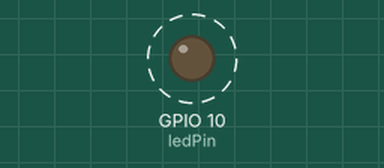
Simulated run of this program. Board: ESP32. Shown: output pins drawn as LEDs (lit = HIGH). Dashed ring = blinking. What the program prints to the serial monitor is not drawn.

Above: at 0.04 s.
Timing chart, 0 to 3.0 s (numbered marks = the images above):
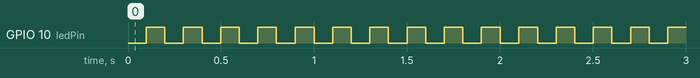

The program:

main.cpp
```cpp
/*
* Minimal operating system to schedule cyclic tasks and a background task
* for Arduino projects
* The 1000 ms TASK prints a heartbeat message to the serial output

*
*/
#include <Arduino.h>
#include <stdint.h>
#include <stdio.h>
#include "./alive/alive.h"

/*
  Init system timer variable for task scheduler
*/
uint64_t gSystemTimer1msLastSnapshot = millis();


void setup() {
  Serial.begin(115200);
  while(!Serial)
  {
  //wait
  }

  Serial.println("Starting ESP32...");


  ALIVE_init();

}

void TASK_10ms_idx0(void)
{

}

void TASK_100ms_idx1(void)
{
  static uint8_t cnt_cycle = 0;

  printf("TASK_100ms: Count %d\n",cnt_cycle);
  cnt_cycle++;

  ALIVE_10msTask();

}

typedef struct
{
  uint32_t start_micros;
  uint32_t end_micros;
  uint32_t task_time_current_micros;
  uint32_t task_time_max_micros;
  uint32_t task_time_avg_micros;
}TASK_profile_data_t;

void TASK_profile_start_hook(TASK_profile_data_t * pProfileData)
{
  pProfileData->start_micros = micros();
}

void TASK_profile_end_hook(TASK_profile_data_t * pProfileData)
{
  pProfileData->end_micros = micros();
  pProfileData->task_time_current_micros = pProfileData->end_micros - pProfileData->start_micros;
  if (pProfileData->task_time_max_micros < pProfileData->task_time_current_micros)
  {
    pProfileData->task_time_max_micros = pProfileData->task_time_current_micros;
  }

  pProfileData->task_time_avg_micros = (pProfileData->task_time_avg_micros + pProfileData->task_time_current_micros) / 2;
}


void TASK_1000ms_idx2(void)
{
  static uint8_t cnt_cycle = 0;

  printf("TASK_1000ms: Count %d\n",cnt_cycle);
  cnt_cycle++;
}


void TASK_Background_idx3(void)
{

}


void loop() {
  static uint16_t cnt1ms = 0;

  static TASK_profile_data_t task_profile_data;

  TASK_profile_start_hook(&task_profile_data);

  while (! (millis() - gSystemTimer1msLastSnapshot))
  {
    //Wait until 1 ms over (could be used for background tasks)
    TASK_Background_idx3();
  }
  cnt1ms++;
  gSystemTimer1msLastSnapshot = millis();

  if (!((cnt1ms + 1) % 100) )
  {
    TASK_10ms_idx0();
  }

  if (!((cnt1ms + 2) % 100) )
  {
    TASK_100ms_idx1();
  }

  if (!((cnt1ms + 7) % 1000) )
  {
    TASK_1000ms_idx2();

    printf("All task max time took %lu microseconds\n", task_profile_data.task_time_max_micros);
    printf("All task avg time took %lu microseconds\n", task_profile_data.task_time_avg_micros);
  }

  TASK_profile_end_hook(&task_profile_data);

}
```

alive.cpp
```cpp
#include <Arduino.h>
#include <stdint.h>
#include <stdio.h>

const int ledPin = 10; // GPIO10 (D10)

//#define PRINTF_DEBUG_OUTPUT_ENABLED

void ALIVE_init(void)
{
  pinMode(ledPin, OUTPUT);
}

void ALIVE_10msTask(void)
{
  static uint8_t cnt_cycle = 0;
  cnt_cycle++;
  if (cnt_cycle & 1)
  {
    digitalWrite(ledPin, HIGH);
#ifdef PRINTF_DEBUG_OUTPUT_ENABLED
    printf("LED HIGH \n");
#endif
  }
  else
  {
    digitalWrite(ledPin, LOW);
#ifdef PRINTF_DEBUG_OUTPUT_ENABLED
    printf("LED LOW \n");
#endif
  }
}
```

alive.h
```cpp
#ifndef ALIVE_H
#define ALIVE_H

void ALIVE_init(void);
void ALIVE_10msTask(void);

#endif
```

Measured:
- by itself, GPIO 10 (ledPin): alternates HIGH for 0.10 s and LOW for 0.10 s
